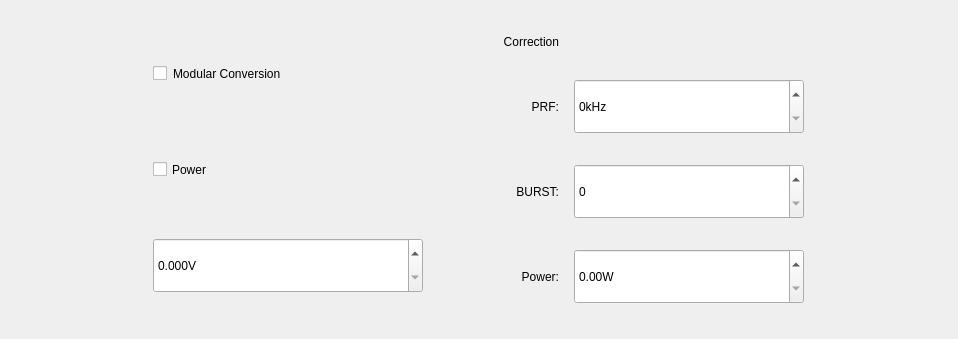
<?xml version="1.0" encoding="UTF-8"?>
<ui version="4.0">
 <class>mPowerChage</class>
 <widget class="QWidget" name="mPowerChage">
  <property name="geometry">
   <rect>
    <x>0</x>
    <y>0</y>
    <width>958</width>
    <height>339</height>
   </rect>
  </property>
  <property name="windowTitle">
   <string>Form</string>
  </property>
  <layout class="QGridLayout" name="gridLayout_3">
   <item row="1" column="1" rowspan="2">
    <layout class="QHBoxLayout" name="horizontalLayout">
     <property name="spacing">
      <number>80</number>
     </property>
     <item>
      <layout class="QGridLayout" name="gridLayout_2">
       <property name="verticalSpacing">
        <number>30</number>
       </property>
       <item row="0" column="0">
        <widget class="QCheckBox" name="mMnOrSzBtn">
         <property name="sizePolicy">
          <sizepolicy hsizetype="Minimum" vsizetype="Preferred">
           <horstretch>0</horstretch>
           <verstretch>0</verstretch>
          </sizepolicy>
         </property>
         <property name="minimumSize">
          <size>
           <width>270</width>
           <height>55</height>
          </size>
         </property>
         <property name="maximumSize">
          <size>
           <width>270</width>
           <height>55</height>
          </size>
         </property>
         <property name="styleSheet">
          <string notr="true">border-color: rgb(255, 255, 255);</string>
         </property>
         <property name="text">
          <string>Modular Conversion</string>
         </property>
        </widget>
       </item>
       <item row="1" column="0">
        <widget class="QCheckBox" name="mPowerBtn">
         <property name="sizePolicy">
          <sizepolicy hsizetype="Minimum" vsizetype="Preferred">
           <horstretch>0</horstretch>
           <verstretch>0</verstretch>
          </sizepolicy>
         </property>
         <property name="minimumSize">
          <size>
           <width>270</width>
           <height>55</height>
          </size>
         </property>
         <property name="maximumSize">
          <size>
           <width>270</width>
           <height>55</height>
          </size>
         </property>
         <property name="text">
          <string>Power</string>
         </property>
        </widget>
       </item>
       <item row="2" column="0">
        <widget class="doubleSpinbox" name="mPowerVal">
         <property name="sizePolicy">
          <sizepolicy hsizetype="Minimum" vsizetype="Preferred">
           <horstretch>0</horstretch>
           <verstretch>0</verstretch>
          </sizepolicy>
         </property>
         <property name="minimumSize">
          <size>
           <width>270</width>
           <height>55</height>
          </size>
         </property>
         <property name="maximumSize">
          <size>
           <width>270</width>
           <height>55</height>
          </size>
         </property>
         <property name="alignment">
          <set>Qt::AlignLeading|Qt::AlignLeft|Qt::AlignVCenter</set>
         </property>
         <property name="suffix">
          <string>V</string>
         </property>
         <property name="decimals">
          <number>3</number>
         </property>
         <property name="maximum">
          <double>5.000000000000000</double>
         </property>
         <property name="singleStep">
          <double>0.001000000000000</double>
         </property>
        </widget>
       </item>
      </layout>
     </item>
     <item>
      <layout class="QGridLayout" name="gridLayout">
       <property name="horizontalSpacing">
        <number>15</number>
       </property>
       <property name="verticalSpacing">
        <number>30</number>
       </property>
       <item row="3" column="1">
        <widget class="doubleSpinbox" name="mCurePower">
         <property name="sizePolicy">
          <sizepolicy hsizetype="Minimum" vsizetype="Preferred">
           <horstretch>0</horstretch>
           <verstretch>0</verstretch>
          </sizepolicy>
         </property>
         <property name="minimumSize">
          <size>
           <width>230</width>
           <height>55</height>
          </size>
         </property>
         <property name="maximumSize">
          <size>
           <width>230</width>
           <height>55</height>
          </size>
         </property>
         <property name="suffix">
          <string>W</string>
         </property>
         <property name="maximum">
          <double>6000.000000000000000</double>
         </property>
         <property name="singleStep">
          <double>0.010000000000000</double>
         </property>
        </widget>
       </item>
       <item row="1" column="0">
        <widget class="QLabel" name="label_3">
         <property name="text">
          <string>PRF:</string>
         </property>
         <property name="alignment">
          <set>Qt::AlignRight|Qt::AlignTrailing|Qt::AlignVCenter</set>
         </property>
        </widget>
       </item>
       <item row="2" column="0">
        <widget class="QLabel" name="label_2">
         <property name="text">
          <string>BURST:</string>
         </property>
         <property name="alignment">
          <set>Qt::AlignRight|Qt::AlignTrailing|Qt::AlignVCenter</set>
         </property>
        </widget>
       </item>
       <item row="2" column="1">
        <widget class="spinbox" name="mBurstVal">
         <property name="sizePolicy">
          <sizepolicy hsizetype="Minimum" vsizetype="Preferred">
           <horstretch>0</horstretch>
           <verstretch>0</verstretch>
          </sizepolicy>
         </property>
         <property name="minimumSize">
          <size>
           <width>230</width>
           <height>55</height>
          </size>
         </property>
         <property name="maximumSize">
          <size>
           <width>230</width>
           <height>55</height>
          </size>
         </property>
         <property name="maximum">
          <number>20</number>
         </property>
        </widget>
       </item>
       <item row="0" column="0">
        <widget class="QLabel" name="label_4">
         <property name="text">
          <string>Correction</string>
         </property>
         <property name="alignment">
          <set>Qt::AlignRight|Qt::AlignTrailing|Qt::AlignVCenter</set>
         </property>
        </widget>
       </item>
       <item row="1" column="1">
        <widget class="spinbox" name="mFreqVal">
         <property name="sizePolicy">
          <sizepolicy hsizetype="Minimum" vsizetype="Preferred">
           <horstretch>0</horstretch>
           <verstretch>0</verstretch>
          </sizepolicy>
         </property>
         <property name="minimumSize">
          <size>
           <width>230</width>
           <height>55</height>
          </size>
         </property>
         <property name="maximumSize">
          <size>
           <width>230</width>
           <height>55</height>
          </size>
         </property>
         <property name="suffix">
          <string>kHz</string>
         </property>
         <property name="maximum">
          <number>6000</number>
         </property>
        </widget>
       </item>
       <item row="3" column="0">
        <widget class="QLabel" name="label">
         <property name="text">
          <string>Power:</string>
         </property>
         <property name="alignment">
          <set>Qt::AlignRight|Qt::AlignTrailing|Qt::AlignVCenter</set>
         </property>
        </widget>
       </item>
      </layout>
     </item>
    </layout>
   </item>
   <item row="2" column="2">
    <spacer name="horizontalSpacer_2">
     <property name="orientation">
      <enum>Qt::Horizontal</enum>
     </property>
     <property name="sizeHint" stdset="0">
      <size>
       <width>159</width>
       <height>20</height>
      </size>
     </property>
    </spacer>
   </item>
   <item row="1" column="0">
    <spacer name="horizontalSpacer">
     <property name="orientation">
      <enum>Qt::Horizontal</enum>
     </property>
     <property name="sizeHint" stdset="0">
      <size>
       <width>159</width>
       <height>20</height>
      </size>
     </property>
    </spacer>
   </item>
   <item row="0" column="1">
    <spacer name="verticalSpacer">
     <property name="orientation">
      <enum>Qt::Vertical</enum>
     </property>
     <property name="sizeHint" stdset="0">
      <size>
       <width>20</width>
       <height>40</height>
      </size>
     </property>
    </spacer>
   </item>
   <item row="3" column="1">
    <spacer name="verticalSpacer_2">
     <property name="orientation">
      <enum>Qt::Vertical</enum>
     </property>
     <property name="sizeHint" stdset="0">
      <size>
       <width>20</width>
       <height>40</height>
      </size>
     </property>
    </spacer>
   </item>
  </layout>
 </widget>
 <customwidgets>
  <customwidget>
   <class>spinbox</class>
   <extends>QSpinBox</extends>
   <header location="global">spinbox.h</header>
  </customwidget>
  <customwidget>
   <class>doubleSpinbox</class>
   <extends>QDoubleSpinBox</extends>
   <header location="global">spinbox.h</header>
  </customwidget>
 </customwidgets>
 <resources/>
 <connections/>
</ui>
